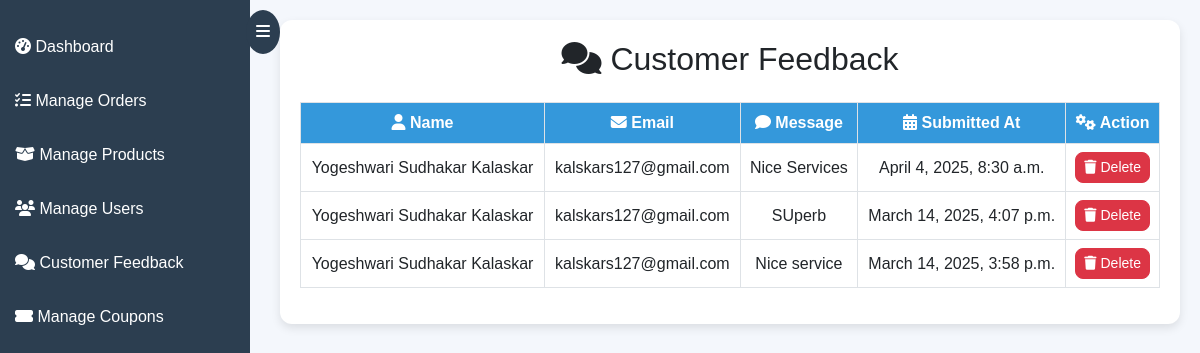
Before: /admin-panel/admin/feedback/ with the older database file.
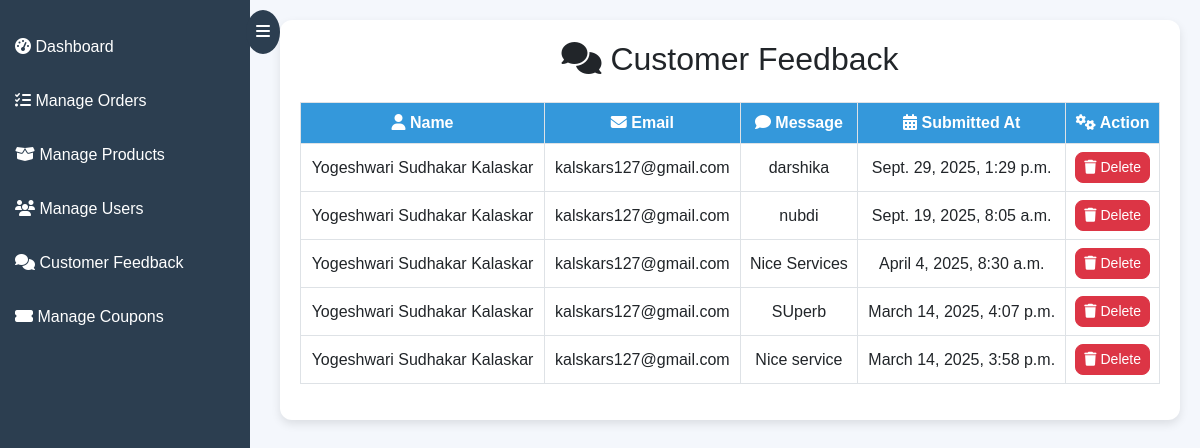
After: the same page with the newer database file.
### myApp/models.py (models this page shows, shortened)
class ContactMessage(models.Model):
    name = models.CharField(max_length=100)
    email = models.EmailField()
    message = models.TextField()
    submitted_at = models.DateTimeField(auto_now_add=True)

### myApp/views.py (the view)
# urls.py: path('admin/feedback/', manage_feedback, name="manage_feedback"),
def manage_feedback(request):
    feedbacks = ContactMessage.objects.all().order_by('-submitted_at')  # Latest first
    return render(request, 'admin_panel/admin_feedback.html', {'feedbacks': feedbacks})

### templates/admin_panel/admin_feedback.html (shortened to what this page needs)
<!DOCTYPE html>
<html lang="en">
<head>
    <link rel="stylesheet" href="https://cdn.jsdelivr.net/npm/bootstrap@5.3.0/dist/css/bootstrap.min.css">
    <link rel="stylesheet" href="https://cdnjs.cloudflare.com/ajax/libs/font-awesome/6.4.2/css/all.min.css">
</head>
<body>
<div class="sidebar" id="sidebar">
    <span class="toggle-btn" onclick="toggleSidebar()"><i class="fas fa-bars"></i></span>
    <a href="{% url 'admin_dashboard' %}"><i class="fas fa-tachometer-alt"></i> Dashboard</a>
    <a href="{% url 'manage_orders' %}"><i class="fas fa-tasks"></i> Manage Orders</a>
    <a href="{% url 'manage_products' %}"><i class="fas fa-box-open"></i> Manage Products</a>
    <a href="{% url 'manage_users' %}"><i class="fas fa-users"></i> Manage Users</a>
    <a href="{% url 'manage_feedback' %}"><i class="fas fa-comments"></i> Customer Feedback</a>
    <a href="{% url 'coupon_list' %}" class="active"><i class="fas fa-ticket-alt"></i> Manage Coupons</a>
</div>
<div class="main-content">
    <div class="container">
        <h2 class="text-center mb-4"><i class="fas fa-comments"></i> Customer Feedback</h2>
        <table class="table table-bordered">
            <thead>
                <tr>
                    <th><i class="fas fa-user"></i> Name</th>
                    <th><i class="fas fa-envelope"></i> Email</th>
                    <th><i class="fas fa-comment"></i> Message</th>
                    <th><i class="fas fa-calendar-alt"></i> Submitted At</th>
                    <th><i class="fas fa-cogs"></i> Action</th>
                </tr>
            </thead>
            <tbody>
                {% for feedback in feedbacks %}
                <tr>
                    <td>{{ feedback.name }}</td>
                    <td>{{ feedback.email }}</td>
                    <td>{{ feedback.message }}</td>
                    <td>{{ feedback.submitted_at }}</td>
                    <td>
                        <form action="{% url 'delete_feedback' feedback.id %}" method="POST" style="display:inline;">
                            <button type="submit" class="btn btn-danger btn-sm" onclick="confirmDelete(event)">
                                <i class="fas fa-trash"></i> Delete
                            </button>
                        </form>
                    </td>
                </tr>
                {% empty %}
                <tr>
                    <td colspan="5" class="text-center">No feedback messages yet.</td>
                </tr>
                {% endfor %}
            </tbody>
        </table>
    </div>
</div>
</body>
</html>

Changed rows visible on the page:
added ContactMessage: name "Yogeshwari Sudhakar Kalaskar", email "kalskars127@gmail.com", message "darshika", submitted_at "Sept. 29, 2025, 1:29 p.m."
added ContactMessage: name "Yogeshwari Sudhakar Kalaskar", email "kalskars127@gmail.com", message "nubdi", submitted_at "Sept. 19, 2025, 8:05 a.m."
